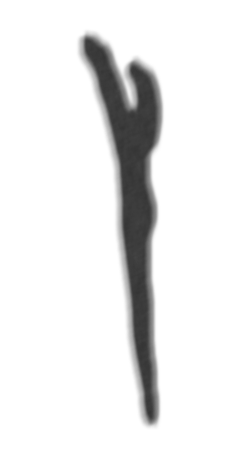
#> input picture UV_synthesis/original_bifurcation/b1.png, 241 x 460 px
$ python add_noise.py
#> lines starting #> are read from the running program, lines starting #| are printed output that depends on the picture; after the words box and inside, x2 and y2 are one past the last pixel; in counts of white or black regions, pixels touching at a corner belong together
import numpy as np
from PIL import Image


def add_noise_to_image(image_path, noise_intensity):
    # Load the image
#> called with image_path = 'b1.png', noise_intensity = 10
    img = Image.open(image_path)
#> img is the input picture: PIL image 241x460 RGBA; mean R, G, B, A 176.3, 176.3, 176.3, 23.7
    img = img.convert("RGBA")

    # Convert the image to numpy array
    data = np.array(img)

    # Generate random noise
    noise = np.random.normal(0, noise_intensity, data.shape)

    # Select non-transparent (opaque) pixels
    non_transparent = data[..., 3] > 0
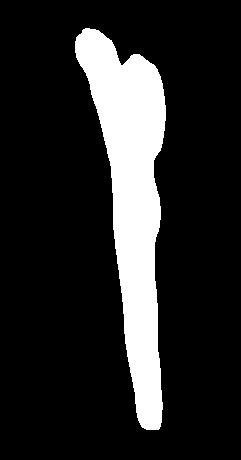
#> non_transparent: shape (460, 241) bool; 15.8% white; 1 white region, box (x1, y1, x2, y2) and area: (75, 28, 166, 430) 17504

    # Add noise to non-transparent pixels
#> (the run stopped early here; a loop or call above may not have finished)

$ run again, with UV_synthesis/original_bifurcation/b2.png copied over UV_synthesis/original_bifurcation/b1.png
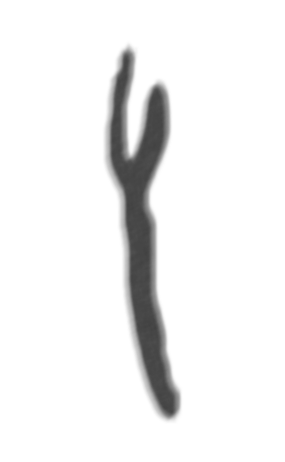
#> input picture UV_synthesis/original_bifurcation/b2.png, 285 x 462 px
#> in add_noise_to_image, img is the input picture: PIL image 285x462 RGBA; mean R, G, B, A 200.1, 200.1, 200.1, 18.2
#> in add_noise_to_image, `non_transparent = data[..., 3] > 0`:
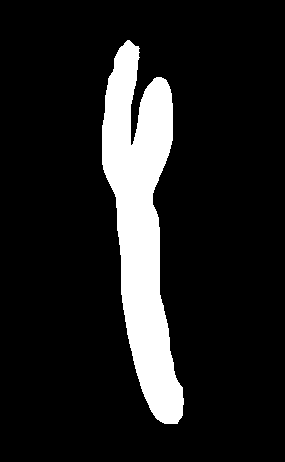
#> non_transparent: shape (462, 285) bool; 12.6% white; 1 white region, box (x1, y1, x2, y2) and area: (102, 40, 184, 424) 16552
